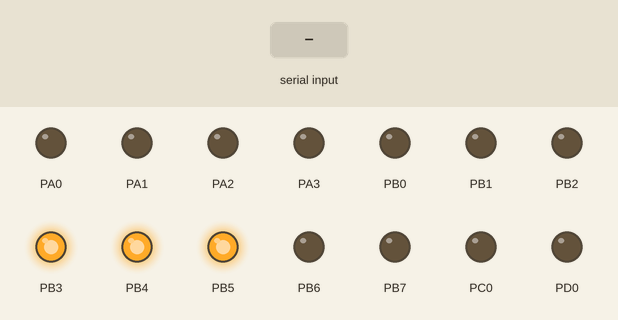
Recording of a program running on a simulated ATmega2560, built with avr-gcc and emulated at 16 MHz. Shown: output pins drawn as LEDs (lit = HIGH). Dashed ring = blinking. The test bench sets the inputs (shaded band). Sleep ends after the set time or at an interrupt; what the program prints to the serial monitor is not drawn.

Above: at 1.5 s.
1.6 s: "90,45\n" received over Serial
At 4.1 s:
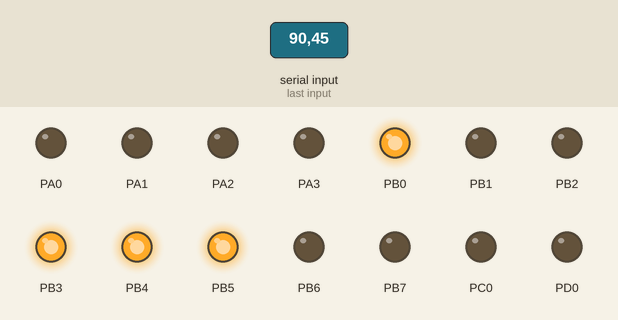
4.6 s: byte 49 (49) received over Serial
At 6.8 s:
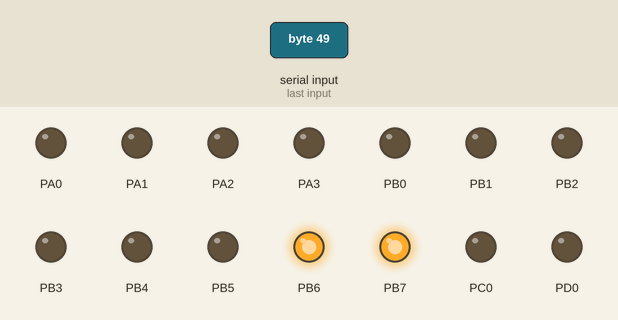
7.6 s: "i90\n" received over Serial
At 7.89 s:
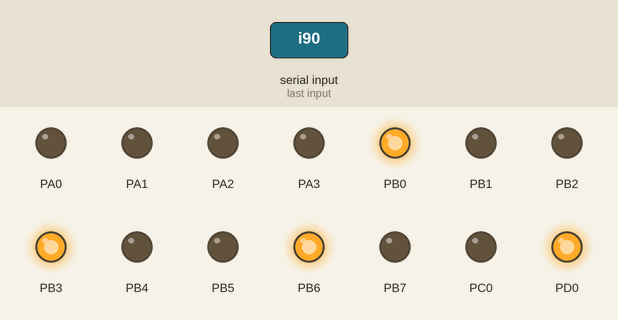
10.6 s: "200\n" received over Serial
At 12.2 s:
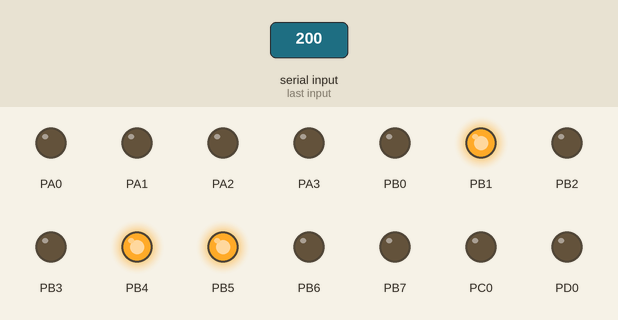
13.6 s: "i,45\n" received over Serial
At 14.1 s:
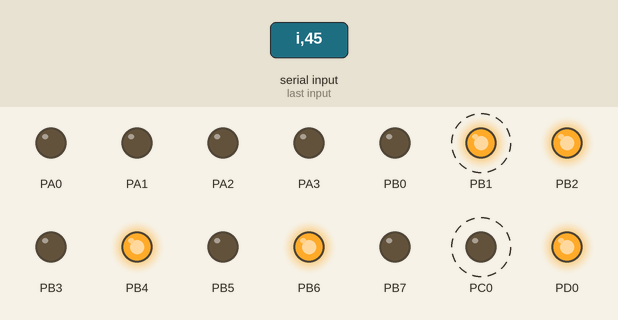
16.6 s: "I,45\n" received over Serial
At 19.7 s:
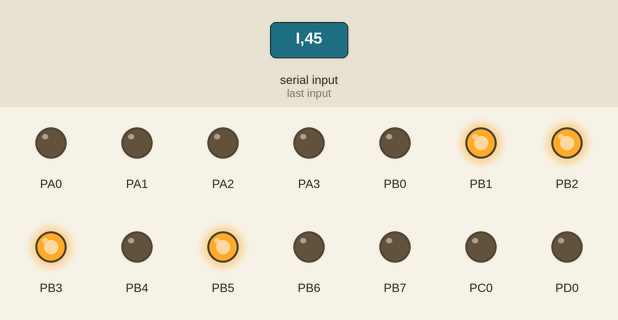
Timing chart, 0 to 20.6 s (numbered marks = the images above; inputs shaded):
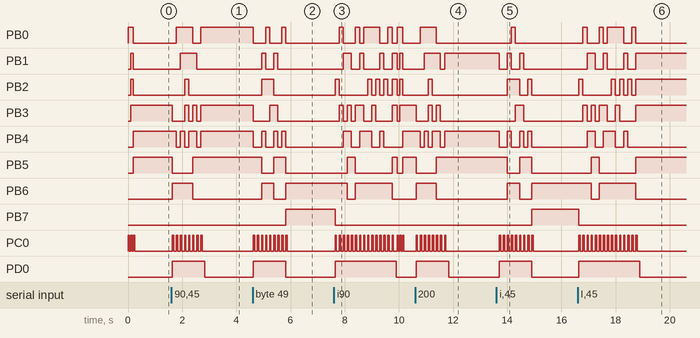

The program:

main.c
```c
/*
 * Laboratorio2.c
 *
 * Created: 20/05/2021 6:03:59 p. m.
 * Author : Samantha
 */

#include <avr/io.h>
#define F_CPU 16000000UL
#include <util/delay.h>
#include <avr/interrupt.h>
#include "LCD.c"


int n, v, j=1, p=0;
char a, c, pos=0b1001;
char enter=13;


int RecibirPasos(int n);
void EnviarPasos (int n);

int RecibirVelocidad (int v);
void EnviarVelocidad (int v);

char RecibirDireccion (char a);
void EnviarDireccion (char a);

void verificar();
char ContinuarCorregir();
void reiniciar();

void controlMotor (int n,char a,int v);

void USART_Transmit(unsigned char data);

int main(void)
{
	n=0;
	a=' ';
	v=0;

	asm("LDI R16,0xFF");   //DDRA = 0xFF;(0x01)			//Puerto A es salida
	asm("OUT 0x01,R16");

	asm("LDI R16,0x00");	//PORTA = 0x00;	(0x02)		//Se inicia en 0
	asm("OUT 0x02, R16");


	inicializarLCD();

	asm("LDI R16,0x00");     //UBRR0=0x067;UBRR0H(0xC5)   // BAUDIOS=9600
	asm("STS 0xC5,R16");

	asm("LDI R16,0x67");	//UBRR0L(0xC4)
	asm("STS 0xC4,R16");


	asm("LDI R16,0x06");		//UCSR0C=0x06;(0xC2)	//TAMAÑO CARACTER=8 BIT (UCSZN)
	asm("STS 0xC2,R16");

	asm("LDI R16,0x98");		//UCSR0B=0x98;(0xC1)	//RXCIE (INTERRUPCION RX- BIT 7)
	asm("STS 0xC1,R16");		//RXEN, TXEN (ENABLE RX Y TX BIT 4,3)


	asm("LDI R16,0x01");		//SMCR=1;(0x33)		//HABILITAR SLEEP
	asm("OUT 0x33,R16");


	USART_Transmit('I');
	USART_Transmit('N');
	USART_Transmit('G');
	USART_Transmit('R');
	USART_Transmit('E');
	USART_Transmit('S');
	USART_Transmit('E');
	USART_Transmit(' ');
	USART_Transmit('N');
	USART_Transmit('U');
	USART_Transmit('M');
	USART_Transmit('E');
	USART_Transmit('R');
	USART_Transmit('O');
	USART_Transmit(' ');
	USART_Transmit('D');
	USART_Transmit('E');
	USART_Transmit(' ');
	USART_Transmit('P');
	USART_Transmit('A');
	USART_Transmit('S');
	USART_Transmit('O');
	USART_Transmit('S');
	USART_Transmit(' ');
	USART_Transmit('(');
	USART_Transmit('1');
	USART_Transmit('-');
	USART_Transmit('9');
	USART_Transmit(')');
	USART_Transmit(':');
	USART_Transmit(enter);

	sei();

	while (1){
		asm("SLEEP");	//TAREA DE FONDO
		asm("NOP");
		asm("NOP");
	}

}

ISR(USART0_RX_vect){
	if (j==1)
	{
		n=RecibirPasos(n);
	}
	else if (j==2)
	{
		v=RecibirVelocidad(v);

	}else if (j==3)
	{
		a=RecibirDireccion(a);
	}else if (j==4)
	{
		c=ContinuarCorregir( c);
		if (c==1)
		{
			controlMotor(n, a, v);
		}

	}else if(j==5)
	{

		reiniciar();
	}
}

void controlMotor (int n,char a,int v){

	char const HORARIO[8] = {	0b1000, 0b1100, 0b0100,
								0b0110, 0b0010, 0b0011,
								0b0001, 0b1001};

	char const ANTIH[8] ={  0b0001, 0b0011,
							0b0010, 0b0110, 0b0100,
							0b1100, 0b1000, 0b1001};


	if (a=='i'|| a=='I')
	{

		for (int x = 0; x < 8; x++) {
			if (ANTIH[x] == pos){
			p=x+1;
			}

		}

		for (int i=0; i<n;i++)
		{
			if (p>=8)
			{
				p=0;
			}
			if (v==1)
			{
				PORTA=ANTIH[p];
				_delay_ms(2500);
			}
			else if (v==2){
				PORTA=ANTIH[p];
				_delay_ms(2000);
			}
			else if (v==3)
			{
				PORTA=ANTIH[p];
				_delay_ms(1500);
			}
			else {

				PORTA=ANTIH[p];
				_delay_ms(1000);

			}

			pos=ANTIH[p];

			p++;
		}
		}else {


			for (int x = 0; x < 8; x++) {
				if (HORARIO[x] == pos){
					p=x+1;
				}

			}


		for (int i=0; i<n;i++)
		{

			if (p>=8)
			{
				p=0;
			}
			if (v==1)
			{
				PORTA=HORARIO[p];
				_delay_ms(2500);
			}
			else if (v==2){
				PORTA=HORARIO[p];
				_delay_ms(2000);
			}
			else if (v==3)
			{
				PORTA=HORARIO[p];
				_delay_ms(1500);
			}
			else {

				PORTA=HORARIO[p];
				_delay_ms(1000);

			}

			pos=HORARIO[p];

			p++;
		}

	}


}

void USART_Transmit( unsigned char data )
{
	/* Wait for empty transmit buffer */
	while ( !( UCSR0A & (1<<UDRE0)) )
	;
	/* Put data into buffer, sends the data */
	UDR0 = data;
}

int RecibirPasos(int n){

	n=UDR0;
	USART_Transmit(n);
	USART_Transmit(enter);

	if (n>=49 && n<=57)
	{

		USART_Transmit('I');
		USART_Transmit('N');
		USART_Transmit('G');
		USART_Transmit('R');
		USART_Transmit('E');
		USART_Transmit('S');
		USART_Transmit('E');
		USART_Transmit(' ');
		USART_Transmit('V');
		USART_Transmit('E');
		USART_Transmit('L');
		USART_Transmit('O');
		USART_Transmit('C');
		USART_Transmit('I');
		USART_Transmit('D');
		USART_Transmit('A');
		USART_Transmit('D');
		USART_Transmit(' ');
		USART_Transmit('(');
		USART_Transmit('1');
		USART_Transmit(' ');
		USART_Transmit('M');
		USART_Transmit('I');
		USART_Transmit('N');
		USART_Transmit(',');
		USART_Transmit(' ');
		USART_Transmit('4');
		USART_Transmit(' ');
		USART_Transmit('M');
		USART_Transmit('A');
		USART_Transmit('X');
		USART_Transmit(')');
		USART_Transmit(':');
		USART_Transmit(enter);

		j++;

		EnviarPasos(n);

		n=n-48;

		}else{

		n=0;
		verificar();
	}

	return n;

}

int RecibirVelocidad (int v){

	v=UDR0;
	USART_Transmit(v);
	USART_Transmit(enter);

	if (v>=49 && v<=52)
	{

		USART_Transmit('I');
		USART_Transmit('N');
		USART_Transmit('G');
		USART_Transmit('R');
		USART_Transmit('E');
		USART_Transmit('S');
		USART_Transmit('E');
		USART_Transmit(' ');
		USART_Transmit('D');
		USART_Transmit('I');
		USART_Transmit('R');
		USART_Transmit('E');
		USART_Transmit('C');
		USART_Transmit('C');
		USART_Transmit('I');
		USART_Transmit('O');
		USART_Transmit('N');
		USART_Transmit(' ');
		USART_Transmit('(');
		USART_Transmit('I');
		USART_Transmit(' ');
		USART_Transmit('o');
		USART_Transmit(' ');
		USART_Transmit('D');
		USART_Transmit(')');
		USART_Transmit(':');
		USART_Transmit(enter);

		j++;

		EnviarVelocidad(v);

		v=v-48;

		}else{

		v=0;
		verificar();

	}
	return v;
}

char RecibirDireccion (char a){

	a=UDR0;
	USART_Transmit(a);
	USART_Transmit(enter);

	if (a=='D' || a=='I' || a=='d' || a=='i')
	{
		USART_Transmit('I');
		USART_Transmit('N');
		USART_Transmit('G');
		USART_Transmit('R');
		USART_Transmit('E');
		USART_Transmit('S');
		USART_Transmit('E');
		USART_Transmit(' ');
		USART_Transmit('1');
		USART_Transmit(' ');
		USART_Transmit('P');
		USART_Transmit('A');
		USART_Transmit('R');
		USART_Transmit('A');
		USART_Transmit(' ');
		USART_Transmit('C');
		USART_Transmit('O');
		USART_Transmit('N');
		USART_Transmit('T');
		USART_Transmit('I');
		USART_Transmit('N');
		USART_Transmit('U');
		USART_Transmit('A');
		USART_Transmit('R');
		USART_Transmit(' ');
		USART_Transmit('o');
		USART_Transmit(' ');
		USART_Transmit('0');
		USART_Transmit(' ');
		USART_Transmit('P');
		USART_Transmit('A');
		USART_Transmit('R');
		USART_Transmit('A');
		USART_Transmit(' ');
		USART_Transmit('C');
		USART_Transmit('O');
		USART_Transmit('R');
		USART_Transmit('R');
		USART_Transmit('E');
		USART_Transmit('G');
		USART_Transmit('I');
		USART_Transmit('R');
		USART_Transmit(':');
		USART_Transmit(enter);

		EnviarDireccion(a);
		j++;
	}
	else
	{

		a=' ';
		verificar();

	}
	return a;
}

void verificar(){

	USART_Transmit('E');
	USART_Transmit('R');
	USART_Transmit('R');
	USART_Transmit('O');
	USART_Transmit('R');
	USART_Transmit('!');
	USART_Transmit(' ');
	USART_Transmit('I');
	USART_Transmit('N');
	USART_Transmit('G');
	USART_Transmit('R');
	USART_Transmit('E');
	USART_Transmit('S');
	USART_Transmit('E');
	USART_Transmit(' ');
	USART_Transmit('U');
	USART_Transmit('N');
	USART_Transmit(' ');
	USART_Transmit('V');
	USART_Transmit('A');
	USART_Transmit('L');
	USART_Transmit('O');
	USART_Transmit('R');
	USART_Transmit(' ');
	USART_Transmit('C');
	USART_Transmit('O');
	USART_Transmit('R');
	USART_Transmit('R');
	USART_Transmit('E');
	USART_Transmit('C');
	USART_Transmit('T');
	USART_Transmit('O');
	USART_Transmit('!');
	USART_Transmit(enter);
}

char ContinuarCorregir (){

	c=UDR0;
	USART_Transmit(c);
	USART_Transmit(enter);

	if (c==48 || c==49)
	{

		if (c==48)
		{
			c=0;
			reiniciar();
			USART_Transmit('I');
			USART_Transmit('N');
			USART_Transmit('G');
			USART_Transmit('R');
			USART_Transmit('E');
			USART_Transmit('S');
			USART_Transmit('E');
			USART_Transmit(' ');
			USART_Transmit('N');
			USART_Transmit('U');
			USART_Transmit('M');
			USART_Transmit('E');
			USART_Transmit('R');
			USART_Transmit('O');
			USART_Transmit(' ');
			USART_Transmit('D');
			USART_Transmit('E');
			USART_Transmit(' ');
			USART_Transmit('P');
			USART_Transmit('A');
			USART_Transmit('S');
			USART_Transmit('O');
			USART_Transmit('S');
			USART_Transmit(' ');
			USART_Transmit('(');
			USART_Transmit('1');
			USART_Transmit('-');
			USART_Transmit('9');
			USART_Transmit(')');
			USART_Transmit(':');
			USART_Transmit(enter);
		}
		else
		{
			c=1;
			j++;


			USART_Transmit('S');
			USART_Transmit('I');
			USART_Transmit('G');
			USART_Transmit('U');
			USART_Transmit('I');
			USART_Transmit('E');
			USART_Transmit('N');
			USART_Transmit('T');
			USART_Transmit('E');
			USART_Transmit('S');
			USART_Transmit(' ');
			USART_Transmit('D');
			USART_Transmit('A');
			USART_Transmit('T');
			USART_Transmit('O');
			USART_Transmit('S');
			USART_Transmit(enter);
			USART_Transmit('I');
			USART_Transmit('N');
			USART_Transmit('G');
			USART_Transmit('R');
			USART_Transmit('E');
			USART_Transmit('S');
			USART_Transmit('E');
			USART_Transmit(' ');
			USART_Transmit('N');
			USART_Transmit('U');
			USART_Transmit('M');
			USART_Transmit('E');
			USART_Transmit('R');
			USART_Transmit('O');
			USART_Transmit(' ');
			USART_Transmit('D');
			USART_Transmit('E');
			USART_Transmit(' ');
			USART_Transmit('P');
			USART_Transmit('A');
			USART_Transmit('S');
			USART_Transmit('O');
			USART_Transmit('S');
			USART_Transmit(' ');
			USART_Transmit('(');
			USART_Transmit('1');
			USART_Transmit('-');
			USART_Transmit('9');
			USART_Transmit(')');
			USART_Transmit(':');
			USART_Transmit(enter);
		}

	}
	else
	{

		verificar();

	}

	return c;
}

void reiniciar(){
	n=0;
	v=0;
	a=' ';
	PORTA=0x00;


	inicializarLCD();

	j=1;
}

void EnviarPasos(n){

	escribir_lcd('P');
	escribir_lcd('A');
	escribir_lcd('S');
	escribir_lcd('O');
	escribir_lcd('S');
	escribir_lcd(':');
	escribir_lcd(' ');

	escribir_lcd(n);

}

void EnviarVelocidad(v){

	escribir_lcd(' ');
	escribir_lcd(' ');
	escribir_lcd('V');
	escribir_lcd('E');
	escribir_lcd('L');
	escribir_lcd(':');
	escribir_lcd(' ');

	escribir_lcd(v);

	enter_lcd();

}

void EnviarDireccion(char a){


	escribir_lcd('D');
	escribir_lcd('I');
	escribir_lcd('R');
	escribir_lcd(':');
	escribir_lcd(' ');

	if (a=='i'||a=='I')
	{
		escribir_lcd('I');
		escribir_lcd('Z');
		escribir_lcd('Q');
		escribir_lcd('U');
		escribir_lcd('I');
		escribir_lcd('E');
		escribir_lcd('R');
		escribir_lcd('D');
		escribir_lcd('A');
		escribir_lcd('.');

	}
	else
	{
		escribir_lcd('D');
		escribir_lcd('E');
		escribir_lcd('R');
		escribir_lcd('E');
		escribir_lcd('C');
		escribir_lcd('H');
		escribir_lcd('A');
		escribir_lcd('.');
	}

}
```

LCD.c
```c
char caracter;
void escribir_lcd(char caracter);
void inicializarLCD();
void enter_lcd();

void inicializarLCD()
{

	asm("LDI R16,0xFF")	;	//DDRB = 0xFF;(0x04)			//Puerto B salida
	asm("OUT 0x04,R16");

	asm("LDI R16,0x00");		//PORTB = 0x00;	(0x05)		//puerto B en 0
	asm("OUT 0x05, R16");

	asm("LDI R16,0xFF");	//DDRC = 0xFF;	(0x07)		//Puerto C salida
	asm("OUT 0x07,R16");

	asm("LDI R16,0x00");     //PORTC = 0x00;(0x08)			//puerto C en 0
	asm("OUT 0x08, R16");

	asm("LDI R16,0xFF");	//DDRD = 0xFF;	(0x0A)		//Puerto D es salida
	asm("OUT 0x0A,R16");


	asm("LDI R16,0x00");    //PORTD = 0x00;	(0x0B)		//Se inicia en 0
	asm("OUT 0x0B, R16");


	asm("LDI R16,0x01");	//PORTB = 0x01;			//Clear display
	asm("OUT 0x05, R16");
	pulso();

	asm("LDI R16,0b1111");		//PORTB = 0b1111;			//Activacion display, cursor en on, y blinking activado
	asm("OUT 0x05, R16");
	pulso();

	asm("LDI R16,0b111000");		//PORTB = 0b111000;		//Display configurado a 2 linea, 8 bits , matriz 5x7
	asm("OUT 0x05, R16");
	pulso();

}

void pulso()
{
	asm("LDI R16,0x01");		//PORTC = 0X01;            //Se activa el enable (bit0 PORTC)
	asm("OUT 0x08, R16");
	_delay_ms(50);
	asm("LDI R16,0x00");		//PORTC = 0X00;            //Se baja el enable
	asm("OUT 0x08, R16");
	_delay_ms(50);
}


void escribir_lcd(char caracter)
{
	asm("LDI R16,0x01");		//PORTD = 0X01;				//Se activa pin conectado a RS PARA ACTIVAR MODO VISUALIZACION
	asm("OUT 0x0B, R16");
	PORTB = caracter;			//Se configura puerto B con el valor del caracter
	pulso();
	_delay_ms(50);
	asm("LDI R16,0x00");		//PORTD = 0X00;
	asm("OUT 0x0B, R16");
}

void enter_lcd()
{
	asm("LDI R16,0xc0");		//PORTB=0xC0;		//POSICION 1 FILA 2
	asm("OUT 0x05, R16");
	pulso();
}
```

Measured:
- after the input at 1.6 s, PB0: LOW → HIGH after 0.19 s, → LOW 0.60 s later, → HIGH 0.30 s later; PB1: LOW → HIGH after 0.34 s, → LOW 0.60 s later
- after the input at 4.6 s, PB0: alternates HIGH for 0.15 s and LOW for 0.45 s, 5 changes in all, then stays LOW, starting at once; PB1: alternates HIGH for 0.15 s and LOW for 0.30 s, 4 changes in all, then stays LOW, starting after 0.33 s
- after the input at 7.6 s, PB0: LOW → HIGH after 0.20 s, → LOW 0.15 s later, → HIGH 0.45 s later, → LOW 0.15 s later, … (10 changes in this stretch); PB1: LOW → HIGH after 0.35 s, → LOW 0.30 s later, → HIGH 0.30 s later, → LOW 0.15 s later, … (10 changes in this stretch)
- after the input at 10.6 s, PB0: LOW → HIGH after 0.19 s, → LOW 0.60 s later; PB1: LOW → HIGH after 0.34 s, → LOW 0.60 s later, → HIGH 0.15 s later
- after the input at 13.6 s, PB0: LOW → HIGH after 0.55 s, → LOW 0.15 s later; PB1: alternates HIGH for 0.15 s and LOW for 0.30 s, 5 changes in all, then stays LOW, starting after 0.10 s
- after the input at 16.6 s, PB0: LOW → HIGH after 0.20 s, → LOW 0.15 s later, → HIGH 0.45 s later, → LOW 0.15 s later, … (8 changes in this stretch); PB1: goes HIGH 0.30 s, LOW 0.30 s, HIGH 0.15 s, LOW 0.60 s, HIGH 0.15 s, LOW 0.30 s, then HIGH, starting after 0.35 s
- by itself, PC0: alternates HIGH for 0.05 s and LOW for 0.05 s, 6 changes in all, then stays LOW
